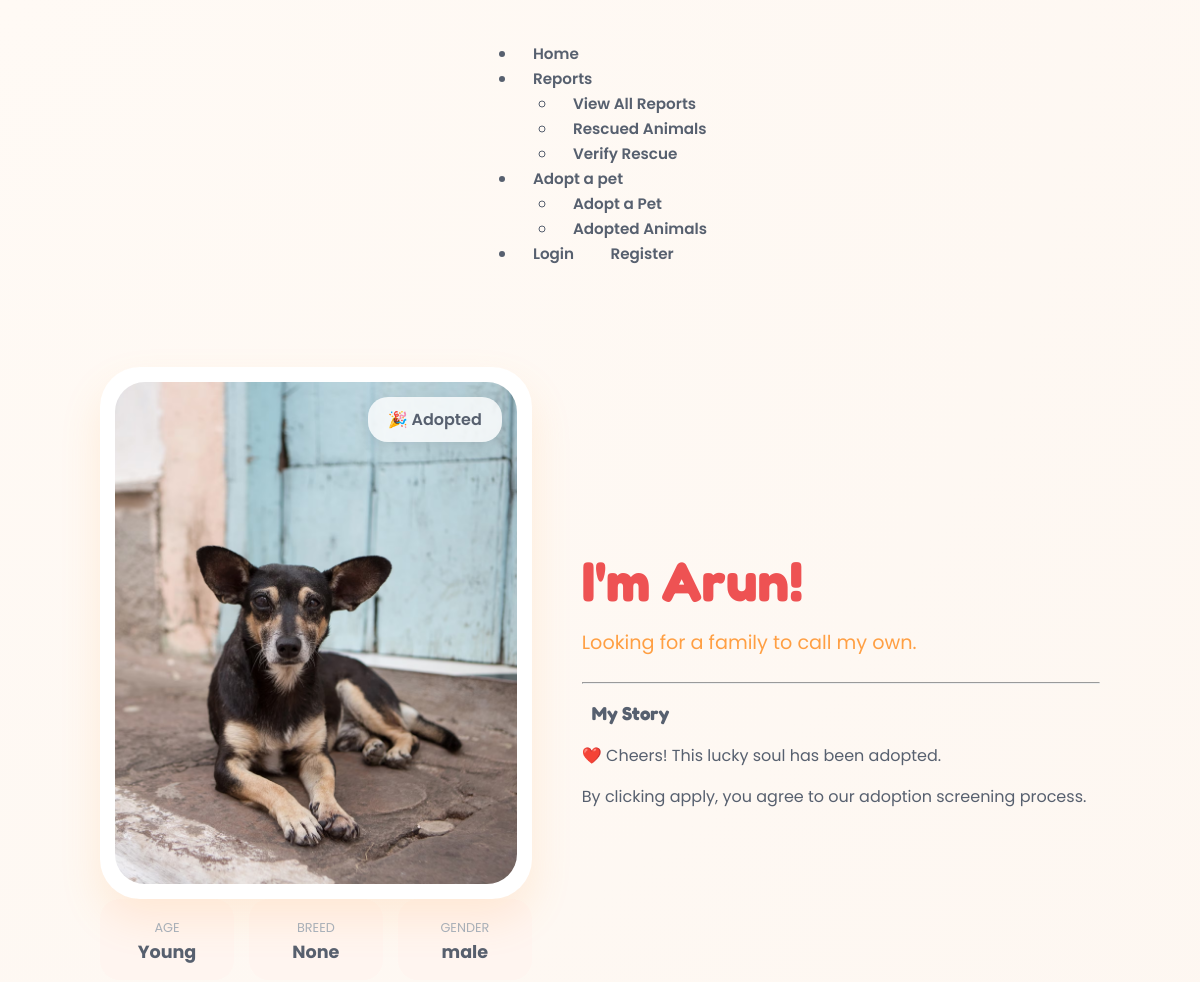
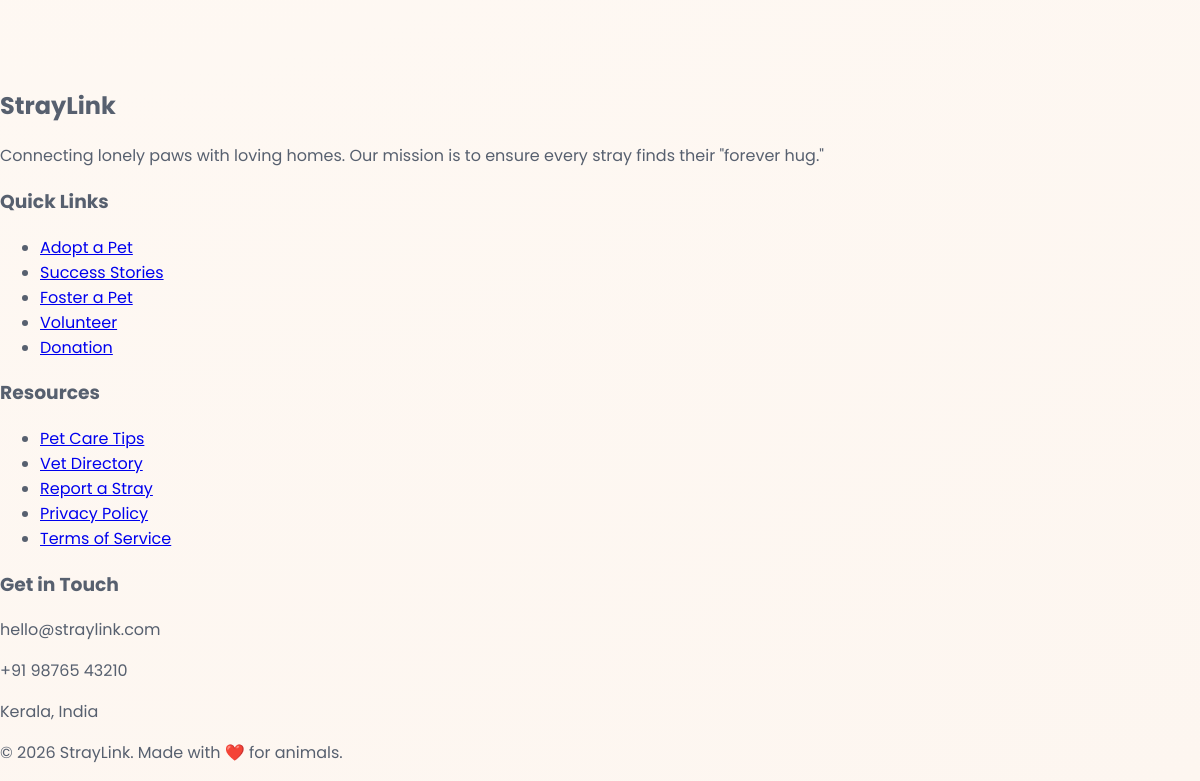
The page /animals/13/ on the database its author committed (2 pictures, top to bottom).
### App/models.py (models this page shows, shortened)
class Animal(models.Model):
    report = models.OneToOneField(ReportSubmit, on_delete=models.SET_NULL, null=True, blank=True, related_name='animal_profile')
    STATUS_CHOICES = (
        ('Available', 'Available'),
        ('On Process', 'On process of adoption'),
        ('Adopted', 'Adopted'),
    )
    name = models.CharField(max_length=100)
    age = models.CharField(max_length=50, help_text="e.g., 2 years, 6 months")
    breed = models.CharField(max_length=100, blank=True, null=True)
    story = models.TextField()
    health_status = models.TextField(help_text="Vaccination and medical history")
    image = models.ImageField(upload_to='animals/', null=True, blank=True)
    status = models.CharField(max_length=20, choices=STATUS_CHOICES, default='Available')
    in_adoption = models.BooleanField(default=False)  # NEW: prevents duplicate add
    created_at = models.DateTimeField(auto_now_add=True)
    GENDER_CHOICES = [
        ('male', 'Male'),
        ('female', 'Female'),
    ]
    gender = models.CharField(max_length=10, choices=GENDER_CHOICES, null=True, blank=True)
    CENTER_TYPE_CHOICES = [
        ('ngo', 'NGO'),
        ('government', 'Govt Shelter'),
        ('foster', 'Foster'),
    ]
    center_type = models.CharField(max_length=20, choices=CENTER_TYPE_CHOICES, null=True, blank=True)
    center_name = models.CharField(max_length=255, blank=True, null=True)
    center_email = models.EmailField(blank=True, null=True)
    center_phone = models.CharField(max_length=20, blank=True, null=True)
    center_address = models.TextField(blank=True, null=True)

### App/views.py (the view)
# urls.py: path('animals/<int:pk>/', views.AnimalAdoptDetail, name='AnimalAdoptDetail'),
def AnimalAdoptDetail(request, pk):
    animal = get_object_or_404(Animal, pk=pk)
    return render(request, 'AnimalAdoptDetail.html',
                 {'animal': animal})

### App/templates/AnimalAdoptDetail.html (shortened to what this page needs)
{% load static %}
<!DOCTYPE html>
<html lang="en">
<head>
    <link rel="stylesheet" href="{% static 'css/animaladoptdetail.css' %}">
</head>
<body>
<nav class="navbar">
    <div class="nav-container">
        <ul class="nav-menu">
            <li><a href="{% url 'Home' %}" class="active">Home</a></li>
            <li class="has-dropdown">
                <a href="#">Reports </a>
                <ul class="dropdown">
                    <li><a href="{% url 'ReportList' %}">View All Reports</a></li>
                    <li><a href="{% url 'RescuedList' %}">Rescued Animals</a></li>
                    <li><a href="{% url 'VerifyRescue' %}">Verify Rescue</a></li>
                </ul>
            </li>
            <li class="has-dropdown">
                <a href="#">Adopt a pet</a>
                <ul class="dropdown">
                    <li><a href="{% url 'AnimalAdoptList' %}">Adopt a Pet</a></li>
                    <li><a href="{% url 'AdoptedList' %}">Adopted Animals</a></li>
                </ul>
            </li>
            <li class="user-auth-section">
                {% if user.is_authenticated %}
                    <div class="user-dropdown">
                        <a href="{% url 'UserProfile' %}" class="profile-link">
                            <span class="icon">👤</span> {{ user.username }}
                        </a>
                        <a href="{% url 'UserLogout' %}" class="logout-btn">Logout</a>
                    </div>
                {% else %}
                    <a href="{% url 'UserLogin' %}">Login</a>
                    <a href="{% url 'UserRegister' %}" class="register-btn">Register</a>
                {% endif %}
            </li>
        </ul>
    </div>
</nav>
    <div class="main-container">
        <div class="detail-wrapper">
            <div class="left-col">
                <div class="image-container">
                    {% if animal.image %}
                        <img src="{{ animal.image.url }}" alt="{{ animal.name }}" class="main-animal-img">
                    {% else %}
                        <div class="placeholder-img">No Image Provided</div>
                    {% endif %}
                    <div class="status-tag {{ animal.status|lower|slugify }}">
                    {% if animal.status == 'Adopted' %}
                    🎉 Adopted
                    {% elif animal.applications.exists %}
                    🌟 Available <small>(Processing {{ animal.applications.count }} Applications)</small>
                    {% else %}
                    🌟 Available
                    {% endif %}
                    </div>
                </div>
                <div class="quick-stats">
                    <div class="stat-box">
                        <span>Age</span>
                        <strong>{{ animal.age }}</strong>
                    </div>
                    <div class="stat-box">
                        <span>Breed</span>
                        <strong>{{ animal.breed }}</strong>
                    </div>
                    <div class="stat-box">
                        <span>Gender</span>
                        <strong>{{ animal.gender }}</strong>
                    </div>
                </div>
            </div>
            <div class="right-col">
                <div class="content-card">
                    <h1 class="animal-name">I'm {{ animal.name }}!</h1>
                    <p class="subtitle">Looking for a family to call my own.</p>
                    <hr class="divider">
                    <div class="info-block">
                        <h3> My Story</h3>
                    </div>
                    <div class="action-footer">
                        {% if animal.status != 'Adopted' %}
                            <a href="{% url 'ApplyAdoption' animal.id %}" class="primary-btn">
                                Adopt {{ animal.name }} <span>🐾</span>
                            </a>
                        {% else %}
                            <div class="adopted-banner">
                                ❤️ Cheers! This lucky soul has been adopted.
                            </div>
                        {% endif %}
                        <p class="disclaimer">By clicking apply, you agree to our adoption screening process.</p>
                    </div>
                </div>
            </div>
        </div>
    </div>
<footer class="main-footer">
    <div class="footer-container">
        <div class="footer-section about">
            <h2 class="footer-logo">Stray<span>Link</span></h2>
            <p>Connecting lonely paws with loving homes. Our mission is to ensure every stray finds their "forever hug."</p>
        </div>
        <div class="footer-section links">
            <h3>Quick Links</h3>
            <ul>
                <li><a href="#">Adopt a Pet</a></li>
                <li><a href="#">Success Stories</a></li>
                <li><a href="#">Foster a Pet</a></li>
                <li><a href="#">Volunteer</a></li>
                <li><a href="#">Donation</a></li>
            </ul>
        </div>
        <div class="footer-section links">
            <h3>Resources</h3>
            <ul>
                <li><a href="#">Pet Care Tips</a></li>
                <li><a href="#">Vet Directory</a></li>
                <li><a href="#">Report a Stray</a></li>
                <li><a href="#">Privacy Policy</a></li>
                <li><a href="#">Terms of Service</a></li>
            </ul>
        </div>
        <div class="footer-section contact">
            <h3>Get in Touch</h3>
            <p> hello@straylink.com</p>
            <p> +91 98765 43210</p>
            <p> Kerala, India</p>
        </div>
    </div>
    <div class="footer-bottom">
        <p>&copy; 2026 StrayLink. Made with ❤️ for animals.</p>
    </div>
</footer>
</body>
</html>

### App/static/css/animaladoptdetail.css (style rules this page uses)
:root { --accent: #ff9f43; --accent-dark: #ee5253; --soft-peach: #fff5f0; --white: #ffffff; --text: #57606f; --glass: rgba(255, 255, 255, 0.8); }
body { font-family: 'Poppins', sans-serif; background: radial-gradient(circle at top left, #fffaf5 0%, #fdf6f0 100%); margin: 0; color: var(--text); overflow-x: hidden; }
nav { display: flex; justify-content: center; gap: 20px; padding: 25px; background: transparent; flex-wrap: wrap; }
nav a { text-decoration: none; color: var(--soft-text); font-weight: 600; font-size: 0.95rem; transition: all 0.3s ease; padding: 8px 16px; border-radius: 50px; }
.main-container { max-width: 1000px; margin: 60px auto; padding: 0 20px; animation: entrance 0.8s ease-out; }
.detail-wrapper { display: flex; gap: 50px; align-items: center; }
.left-col { flex: 1; position: relative; }
.image-container { position: relative; border-radius: 40px; padding: 15px; background: var(--white); box-shadow: 0 20px 40px rgba(255, 159, 67, 0.15); }
.main-animal-img { width: 100%; border-radius: 30px; display: block; aspect-ratio: 4/5; object-fit: cover; }
.status-tag { position: absolute; top: 30px; right: 30px; background: var(--glass); padding: 10px 20px; border-radius: 20px; font-weight: 600; box-shadow: 0 4px 15px rgba(0,0,0,0.1); z-index: 2; }
.right-col { flex: 1.2; }
.animal-name { font-family: 'Fredoka', sans-serif; font-size: 3.5rem; color: var(--accent-dark); margin: 0; line-height: 1; }
.subtitle { font-size: 1.2rem; color: var(--accent); margin-bottom: 25px; }
.quick-stats { display: flex; gap: 15px; margin-bottom: 30px; }
.stat-box { background: var(--soft-peach); flex: 1; padding: 15px; border-radius: 20px; text-align: center; transition: 0.3s; }
.stat-box span { font-size: 0.8rem; color: #a4b0be; text-transform: uppercase; }
.stat-box strong { display: block; font-size: 1.1rem; color: var(--text); }
.info-block h3 { font-family: 'Fredoka', sans-serif; color: var(--text); display: flex; align-items: center; gap: 10px; }

### rows shown on the page
Animal: image (picture), age "Young", breed "None", gender "male", name "Arun"
